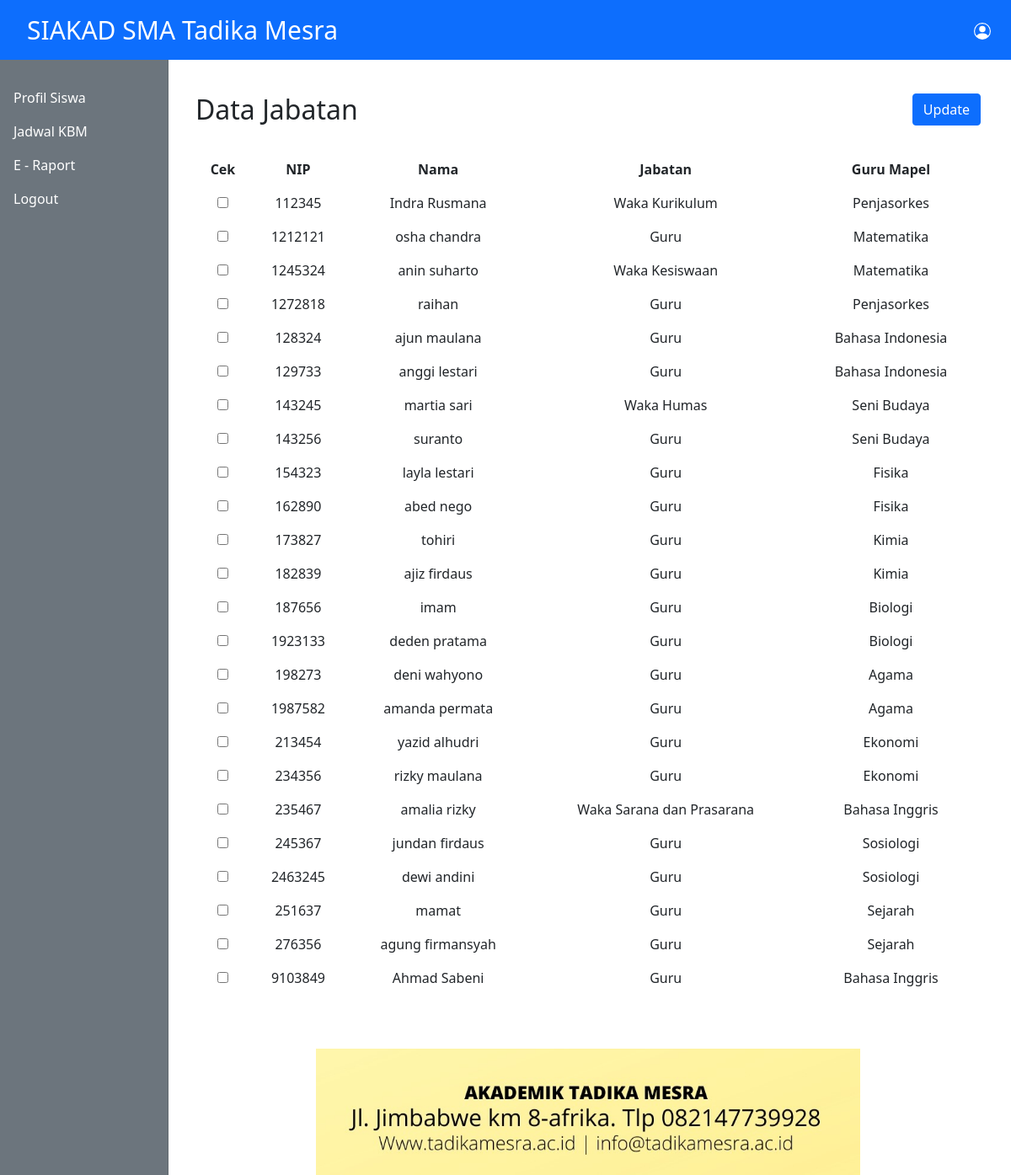
The page /admin/jabatan.php on the database its author committed.
### tables this page shows
CREATE TABLE `jabatan_guru` (
  `NIP` varchar(50) NOT NULL,
  `nama` varchar(50) NOT NULL,
  `jabatan` varchar(100) NOT NULL,
  `mapel` varchar(100) NOT NULL
);

### admin/jabatan.php (the view, shortened to what this page needs)
<?php
include_once '../database/koneksi.php';
include_once '../templates/header.php';
$sql = "SELECT * FROM jabatan_guru";
$exec = mysqli_query($koneksi,$sql);
?>
<div class="col-12">
       <div class="row">
            <div class="col-3" style="width:25%;">
                <strong>  <h2>Data Jabatan</h2>
                </strong>
				</div>
			<div class="col-9" style="width:75%; float:right;">
				<button type="button" class="btn btn-primary" data-bs-toggle="modal" data-bs-target="#staticBackdrop" style="float:right;">
				Update
				</button>
				</div>
              </div>
              </div>
<br>
<div class="container">
		<div class="row">
			<table class="table table-borderless" style = "text-align:center;">
				<tr>
					<th>Cek</th>
					<th>NIP</th>
					<th>Nama</th>
                    <th>Jabatan</th>
                    <th>Guru Mapel</th>
				</tr>
			<form action="" method="post">
			<?php while($rows = mysqli_fetch_assoc($exec)):?>
				<tr>
				<td><input type="checkbox" name="data[]" value=<?= $rows['NIP']; ?>></td>
				<td><?= $rows["NIP"];?></td>
				<td><?= $rows["nama"];?></td>
				<?php if(empty($rows["jabatan"]) && empty($rows["mapel"])):?>
				<td>-</td>
                <td>-</td>
				<?php else:?>
				<td><?= $rows["jabatan"]?></td>
				<td><?= $rows["mapel"]?></td>
				<?php endif;?>
				</tr>
				<?php endwhile;?>
			</table>
		</div>
	</div>
<?php include_once '../templates/footer.php'?>

### rows shown on the page
jabatan_guru: NIP "112345", nama "Indra Rusmana", jabatan "Waka Kurikulum", mapel "Penjasorkes"
jabatan_guru: NIP "1212121", nama "osha chandra", jabatan "Guru", mapel "Matematika"
jabatan_guru: NIP "1245324", nama "anin suharto", jabatan "Waka Kesiswaan", mapel "Matematika"
jabatan_guru: NIP "1272818", nama "raihan", jabatan "Guru", mapel "Penjasorkes"
jabatan_guru: NIP "128324", nama "ajun maulana", jabatan "Guru", mapel "Bahasa Indonesia"
jabatan_guru: NIP "129733", nama "anggi lestari", jabatan "Guru", mapel "Bahasa Indonesia"
jabatan_guru: NIP "143245", nama "martia sari", jabatan "Waka Humas", mapel "Seni Budaya"
jabatan_guru: NIP "143256", nama "suranto", jabatan "Guru", mapel "Seni Budaya"
jabatan_guru: NIP "154323", nama "layla lestari", jabatan "Guru", mapel "Fisika"
jabatan_guru: NIP "162890", nama "abed nego", jabatan "Guru", mapel "Fisika"
jabatan_guru: NIP "173827", nama "tohiri", jabatan "Guru", mapel "Kimia"
jabatan_guru: NIP "182839", nama "ajiz firdaus", jabatan "Guru", mapel "Kimia"
jabatan_guru: NIP "187656", nama "imam", jabatan "Guru", mapel "Biologi"
jabatan_guru: NIP "1923133", nama "deden pratama", jabatan "Guru", mapel "Biologi"
jabatan_guru: NIP "198273", nama "deni wahyono", jabatan "Guru", mapel "Agama"
jabatan_guru: NIP "1987582", nama "amanda permata", jabatan "Guru", mapel "Agama"
jabatan_guru: NIP "213454", nama "yazid alhudri", jabatan "Guru", mapel "Ekonomi"
jabatan_guru: NIP "234356", nama "rizky maulana", jabatan "Guru", mapel "Ekonomi"
jabatan_guru: NIP "235467", nama "amalia rizky", jabatan "Waka Sarana dan Prasarana", mapel "Bahasa Inggris"
jabatan_guru: NIP "245367", nama "jundan firdaus", jabatan "Guru", mapel "Sosiologi"
jabatan_guru: NIP "2463245", nama "dewi andini", jabatan "Guru", mapel "Sosiologi"
jabatan_guru: NIP "251637", nama "mamat", jabatan "Guru", mapel "Sejarah"
jabatan_guru: NIP "276356", nama "agung firmansyah", jabatan "Guru", mapel "Sejarah"
jabatan_guru: NIP "9103849", nama "Ahmad Sabeni", jabatan "Guru", mapel "Bahasa Inggris"
